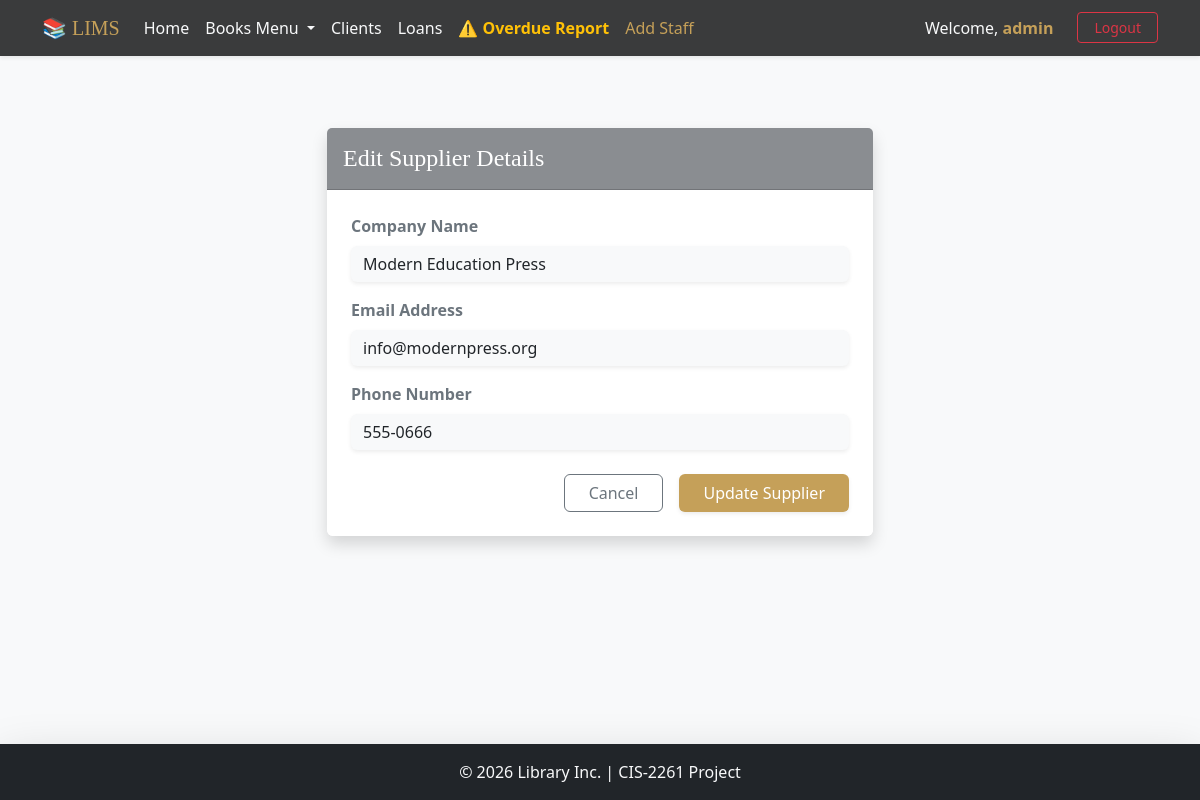
The page /index.php?page=suppliers_edit&id=6 (signed in) on the database its author committed.
### tables this page shows
CREATE TABLE `suppliers` (
  `id` int(11) NOT NULL,
  `name` varchar(100) NOT NULL,
  `email` varchar(100) DEFAULT NULL,
  `phone` varchar(20) DEFAULT NULL
);

### app/controllers/SupplierController.php (called while the page is built, shortened)
<?php
class SupplierController {
    private $supplierModel;
    public function __construct() {
        $this->supplierModel = new SupplierModel();
    }
    public function edit() {
        $id = $_GET['id'] ?? null;
        $supplier = $this->supplierModel->getById($id);
        include __DIR__ . '/../views/suppliers/edit.php';
    }
}
?>

### app/config/config.php (called while the page is built, shortened)
<?php
spl_autoload_register(function($class) {
    $file = APP_PATH . 'models/' . $class . '.php';
});
?>

### app/models/SupplierModel.php (called while the page is built, shortened)
<?php
require_once __DIR__ . '/../config/database.php';
class SupplierModel {
    private $conn;
    private $table = "suppliers";
    public function __construct() {
        $database = new Database();
        $this->conn = $database->getConnection();
    }
    public function getById($id) {
        $query = "SELECT * FROM " . $this->table . " WHERE id = :id";
        $stmt = $this->conn->prepare($query);
        $stmt->bindParam(':id', $id);
        $stmt->execute();
        return $stmt->fetch();
    }
}
?>

### app/config/database.php (called while the page is built, shortened)
<?php
class Database {
    private $host = 'localhost';
    private $db_name = 'lims';
    private $username = 'root';
    private $password = '';
    public function getConnection() {
        $this->conn = null;
        try {
            $this->conn = new PDO(
                "mysql:host=" . $this->host . ";dbname=" . $this->db_name,
                $this->username,
                $this->password
            );
            $this->conn->setAttribute(PDO::ATTR_ERRMODE, PDO::ERRMODE_EXCEPTION);
            $this->conn->setAttribute(PDO::ATTR_DEFAULT_FETCH_MODE, PDO::FETCH_ASSOC);
        } catch(PDOException $e) {
            echo "Connection Error: " . $e->getMessage();
        }
        return $this->conn;
    }
}
?>

### app/views/suppliers/edit.php (the view, shortened to what this page needs)
<?php include __DIR__ . '/../layout/header.php'; ?>
    <div class="row justify-content-center mt-4">
        <div class="col-md-8 col-lg-6">
            <div class="card shadow border-0">
                <div class="card-header text-white py-3" style="background-color: #8a8d91;">
                    <h4 class="mb-0" style="font-family: Georgia, serif;">Edit Supplier Details</h4>
                </div>
                <div class="card-body p-4 bg-white rounded-bottom">
                    <form method="post" action="index.php?page=suppliers_edit&id=<?= $supplier['id'] ?>">
                        <div class="mb-3">
                            <label class="form-label fw-bold text-secondary">Company Name</label>
                            <input type="text" name="name" value="<?= htmlspecialchars($supplier['name']) ?>" class="form-control bg-light border-0 shadow-sm" required>
                        </div>
                        <div class="mb-3">
                            <label class="form-label fw-bold text-secondary">Email Address</label>
                            <input type="email" name="email" value="<?= htmlspecialchars($supplier['email']) ?>" class="form-control bg-light border-0 shadow-sm">
                        </div>
                        <div class="mb-4">
                            <label class="form-label fw-bold text-secondary">Phone Number</label>
                            <input type="text" name="phone" value="<?= htmlspecialchars($supplier['phone']) ?>" class="form-control bg-light border-0 shadow-sm">
                        </div>
                        <div class="d-flex justify-content-end gap-3 mt-4">
                            <a href="index.php?page=suppliers" class="btn btn-outline-secondary px-4">Cancel</a>
                            <button type="submit" class="btn px-4 shadow-sm" style="background-color: #c5a059; color: #fff; border: none;">Update Supplier</button>
                        </div>
                    </form>
                </div>
            </div>
        </div>
    </div>
<?php include __DIR__ . '/../layout/footer.php'; ?>

### app/views/layout/header.php (style rules this page uses)
body { display: flex; flex-direction: column; min-height: 100vh; }

### rows shown on the page
suppliers: name "Modern Education Press", email "info@modernpress.org", phone "555-0666"

### other values the page prints
$_SESSION['username'] "admin"
